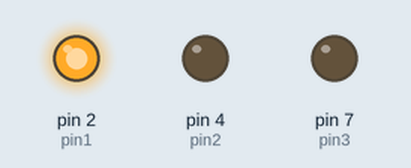
The sketch below on a simulated Arduino Uno, built with avr-gcc and run on an emulated ATmega328P. Parts: output pins drawn as LEDs (lit = HIGH).

Above: at 1.5 s.
At 6.0 s:
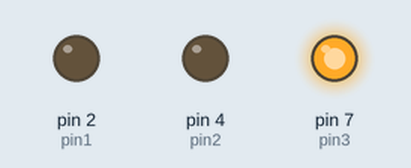
At 8.2 s:
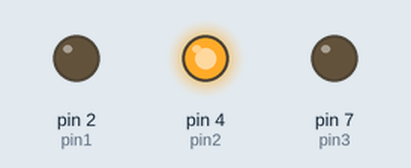
Timing chart, 0 to 11.7 s (numbered marks = the images above):
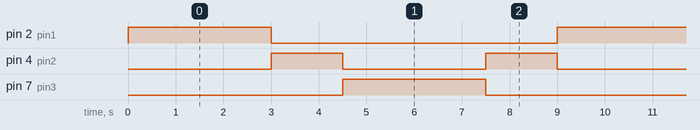

Measured:
- by itself, pin 2 (pin1), pin 7 (pin3): alternates HIGH for 3.0 s and LOW for 6.0 s
- by itself, pin 4 (pin2): alternates HIGH for 1.5 s and LOW for 3.0 s
- by itself, everything shown: repeats every 9.0 s, in 5 steps

The sketch:

Traffic_Light_Code.ino
```cpp
// Pin assignments
const int pin1 = 2; // pin1 is Red
const int pin2 = 4; // pin2 is Yellow
const int pin3 = 7; // pin3 is Green

void setup() {
  // Set up all the used pins as OUTPUT
  pinMode(pin1, OUTPUT);
  pinMode(pin2, OUTPUT);
  pinMode(pin3, OUTPUT);
}

void loop() {
  // Turn on and off each pin with specific delays
  controlPin(pin1, 3000); // Pin 2 ON for 3 seconds
  controlPin(pin2, 1500); // Pin 4 ON for 1.5 seconds
  controlPin(pin3, 3000); // Pin 7 ON for 3 seconds

  // Special case: Turn pin2 ON and pin3 OFF for 1.5 seconds
  digitalWrite(pin2, HIGH);
  digitalWrite(pin3, LOW);
  delay(1500);
  digitalWrite(pin2, LOW); // Ensure pin2 turns off after the delay
}

// Helper function to control pins with a delay
void controlPin(int pin, int duration) {
  digitalWrite(pin, HIGH);  // Turn the pin ON
  delay(duration);          // Wait for the specified time
  digitalWrite(pin, LOW);   // Turn the pin OFF
}
```
